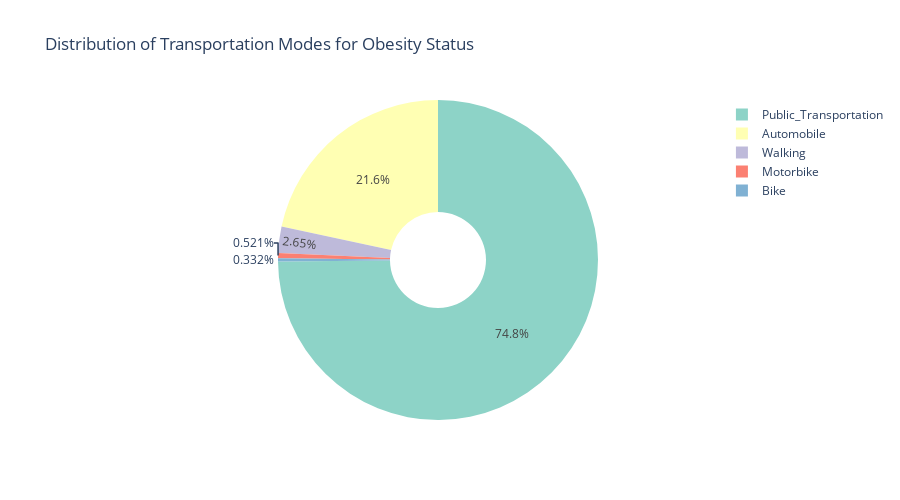

Source (notebook cell):
### Code cell
df = pd.DataFrame(df)

# Her bir ulaşım türünün toplam sayısını hesapla
total_counts = df[['Automobile', 'Bike', 'Motorbike', 'Public_Transportation', 'Walking']].sum()

# Pasta grafiğini oluştur
fig = px.pie(
    names=total_counts.index,
    values=total_counts.values,
    title='Distribution of Transportation Modes for Obesity Status',
    labels={'index': 'Transportation Mode', 'value': 'Count'},
    color_discrete_sequence=px.colors.qualitative.Set3,
    hole=0.3,
    height=500
)

# Grafiği göster
fig.show()

### Figure 1 — Plotly figure (JSON) as saved in the notebook; plotly's stock layout.template omitted (floating-point values rounded to 4 significant figures)
{"data": [{"domain": {"x": [0, 1], "y": [0, 1]}, "hole": 0.3, "hovertemplate": "label=%{label}<br>value=%{value}<extra></extra>", "labels": ["Automobile", "Bike", "Motorbike", "Public_Transportation", "Walking"], "legendgroup": "", "name": "", "showlegend": true, "type": "pie", "values": [457, 7, 11, 1580, 56]}], "layout": {"height": 500, "legend": {"tracegroupgap": 0}, "piecolorway": ["rgb(141,211,199)", "rgb(255,255,179)", "rgb(190,186,218)", "rgb(251,128,114)", "rgb(128,177,211)", "rgb(253,180,98)", "rgb(179,222,105)", "rgb(252,205,229)", "rgb(217,217,217)", "rgb(188,128,189)", "rgb(204,235,197)", "rgb(255,237,111)"], "title": {"text": "Distribution of Transportation Modes for Obesity Status"}}}
